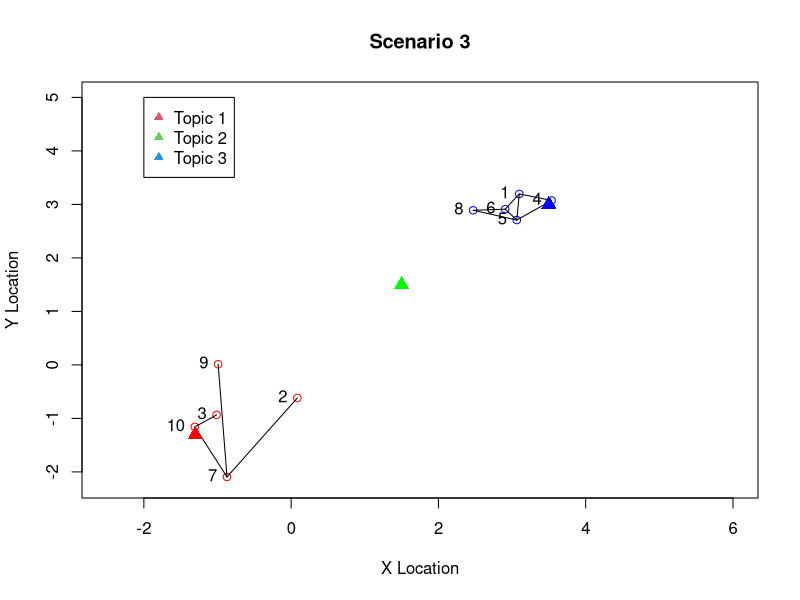

The R source for this figure:
set.seed(2541133) #Used for figured in proposal set 1
#set.seed(125678) #Used for figured in proposal set 2
#set.seed(1468) #Used for figured in proposal set 2
#set.seed(841242)



#set.seed(2525451)
library(mvtnorm)
Num <- 10
u <- rbinom(Num,1,.5)
mix1 <- rmvnorm(Num,c(-1,-1),sigma=matrix(c(.5,.1,.1,.5), nrow=2))
mix2 <- rmvnorm(Num,c(3,3),sigma=matrix(c(.6,.2,.2,.6), nrow=2))
points1 <- u*mix1+(1-u)*mix2
#plot(points1, ylab="Y Location", xlab="X Location", main="Social Space Locations", xlim=c(-2,4), ylim=c(-2,4))


dist1<-dist(points1)
 names1<-NULL
 for(i in 1:(Num-1)){
	for(j in (i+1):Num){
		 paste(i,"_",j,sep="")->names
		 names1<-c(names1,names)
	 }
 }
 as.matrix(as.vector(dist1))->dist1
 rownames(dist1)<-names1

topics<-matrix(NA,3,2)
topics[1,]<-c(-1.3,-1.3)
topics[2,]<-c(1.5,1.5)
#topics[2,]<-c(5.5,5)
topics[3,]<-c(3.5,3)
#topics[2,]<-c(1,.5)
#topics[3,]<-c(2.5,2.5)
#points(topics, col=c(2,3,4), pch=17)
rownames(topics)<-c("t1","t2","t3")
t(as.matrix(dist(rbind(topics,points1)))[1:3,-(1:3)])->dist_char_top
#rownames(dist_char_top)<-c("c1","c2","c3","c4","c5","c6","c7","c8","c9","c10")

theta<-matrix(NA,Num,3)
for(i in 1:Num){
	for(j in 1:3){
		theta[i,j]<-exp(-dist_char_top[i,j])/(sum(exp(-dist_char_top[i,])))
	}	
}

V <- 60
beta <- matrix(NA, 3, V)
library(MCMCpack)
beta[1,] <- rdirichlet(1,c(rep(300,20),rep(.01,20), rep(.01,20)))
beta[2,] <- rdirichlet(1,c(rep(3,20),rep(3,20), rep(.02,20)))
beta[3,] <- rdirichlet(1,c(rep(.03,20),rep(.01,20), rep(3,20)))


dpc<-4
char<-NULL
for(i in 1:Num){
	rep(i,dpc)->l
	char<-c(char,l)
}

sample(seq(20,30,1),length(char),T)->doclengths
matrix(NA, length(char),max(doclengths))->docs
for(j in 1:length(doclengths)){
	for(i in 1:doclengths[j]){
		sample(1:3,1,prob=theta[char[j],])->top
		sample(seq(1:60),1,prob=beta[top,])->word
		docs[j,i]<-word
	}
}

rownames(docs)<-char

docscombined<-matrix(NA, Num,V*dpc)
for(j in 1:Num){
	temp1<-NULL
	for(i in which(rownames(docs)==j)){
		docs[i,which(!is.na(docs[i,]))]->temp
		temp1<-c(temp1,temp)
	}
	temp1->docscombined[j,1:length(temp1)]
}

docscombined[,which(apply(docscombined,2,function(x) sum(is.na(x)))!=Num)]->docscombined

doclengthscomb <- matrix(NA,Num,1)
for(i in 1:Num){
	sum(!is.na(docscombined[i,]))->doclengthscomb[i,]
}
doclengthscomb<-as.vector(doclengthscomb)
odtm1<-matrix(0,Num,max(docscombined,na.rm=T))
for(i in 1:length(docscombined[,1])){
		a<-unique(docscombined[i,])
	for(j in 1:(length(a)-1)){
		if(a[j]>0){
			odtm1[i,a[j]]<-sum(docscombined[i,]==a[j],na.rm=T)
		}
	}
}

klbeta<-matrix(NA,length(theta[,1]),length(beta[1,]))
for(i in 1:length(theta[,1])){
	theta[i,]%*%beta->klbeta[i,]
}

kl<-matrix(NA, length(klbeta[,1]),length(klbeta[,1]))
for(i in 1:length(klbeta[,1])){
	for(j in 1:length(klbeta[,1])){
		if(i==j){
		}else{
			sum(klbeta[i,]*log(klbeta[i,]/klbeta[j,]))->kl[i,j]
		}
	}
}

(kl+t(kl))/2->kl



kllist<-NULL
for(i in 1:(Num-1)){
	for(j in (i+1):Num){
		kl[i,j]->kllist1
		kllist<-c(kllist,kllist1)
	}
}
as.matrix(kllist)->kllist
rownames(kllist)<-names1


alpha<-3
beta1<-10
ad_prob<-exp(alpha-beta1*kllist-dist1)/(1+exp(alpha-beta1*kllist-dist1))
ad_prob
cbind(1-ad_prob,ad_prob)->adprob
edge<-matrix(NA,length(adprob[,1]))
for(i in 1:length(adprob[,1])){
	sample(0:1,prob=adprob[i,],1)->edge[i,]
}

adj<-matrix(0,Num,Num)
l<-1
for(i in 1:(Num-1)){
	for(j in (i+1):Num){
		adj[i,j]<-edge[l]
		l+1->l
	}
}

t(adj)+adj->adj
adj->adj1

col1<-matrix(NA,length(theta[,1]),1)
for(i in 1:length(theta[,1])){
	which(max(theta[i,])==theta[i,])->col
	if(col==1){
		col1[i,]<-"red"
	}else{
		if(col==2){
			col1[i,]<-"green"
		}else{
			if(col==3){
				col1[i,]<-"blue"
			}
		}
	}
}


#plot(points1[1,1],points1[1,2], xlim=c(-2,4),ylim=c(-2,4),col=col1[1,], xlab="X Location",ylab="Y Location", main="Simulated Social Space")
plot(points1[1,1],points1[1,2], xlim=c(-2.5,6),ylim=c(-2.2,5),col=col1[1,], xlab="X Location",ylab="Y Location",main="Scenario 3")#, main="Simulated Social Space")

text(points1[1,1],points1[1,2],label=1,pos=2)
for(i in 2:Num){
	points(points1[i,1],points1[i,2],col=col1[i,])
	text(points1[i,1],points1[i,2],label=i,pos=2)
}


for(i in 1:(Num-1)){
	for(j in (i+1):Num){
		if(adj[i,j]==1){
			segments(points1[i,1],points1[i,2],points1[j,1],points1[j,2])
		}
	}
}

points(topics, col=c("red","green","blue"),pch=17,cex=1.5)
#legend(-2,4, legend=c("Topic 1", "Topic 2", "Topic 3"), pch=17, col=c(2,3,4))
legend(-2,5, legend=c("Topic 1", "Topic 2", "Topic 3"), col=c(2,3,4),pch=17)

for(j in 1:length(kl)){
	if(is.na(kl[j])){
		kl[j]<-0
	}
}

doclengthscomb <- matrix(NA,Num,1)
for(i in 1:Num){
  sum(!is.na(docscombined[i,]))->doclengthscomb[i,]
}
doclengthscomb<-as.vector(doclengthscomb)

word_assign_group <- matrix(NA, ncol = dim(docscombined)[2], nrow = dim(docscombined)[1])
for(i in 1:Num){
  total_group <- sum(adj1[i,])
  for(j in 1: doclengthscomb[i]){
    word_assign_group[i,j] <- sample(total_group, 1, replace = TRUE)
  }
}

result <- matrix(NA, nrow = sum(adj1)/2, ncol = 3)
count <- 1

for(i in 1:Num){
  text_count <- 1
  for (j in i:Num) {
    if(adj1[i,j] == 1){
      result[count, 1] = i
      result[count, 2] = j
      words <- word_assign_group[i, ]
      temp <- which(words == text_count)
      toSave <- docscombined[i, temp]
      result[count, 3] = paste(toSave,collapse = ' ')
      count = count + 1
      text_count = text_count + 1
  }
}
}
write.table(result, file="1020_sim_Cimin_v1.csv",row.names=FALSE,col.names=FALSE, sep=",")




# library(latentnet)
# network(adj,directed=F)->net1
# ergmm(net1~edgecov(kl)+euclidean(d=2),control=ergmm.control(sample.size=1,burnin=0))->ergmm1
# plot(ergmm1)
